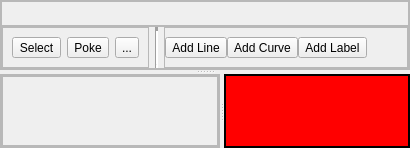
      <widget class="QWidget" name="stylePage">
       <property name="variant" stdset="0">
        <string>page</string>
       </property>
       <attribute name="title">
        <string>Style</string>
       </attribute>
       <layout class="QHBoxLayout" name="horizontalLayout_25">
        <property name="spacing">
         <number>0</number>
        </property>
        <property name="leftMargin">
         <number>0</number>
        </property>
        <property name="topMargin">
         <number>0</number>
        </property>
        <property name="rightMargin">
         <number>0</number>
        </property>
        <property name="bottomMargin">
         <number>0</number>
        </property>
        <item>
         <widget class="QSplitter" name="splitter_5">
          <property name="orientation">
           <enum>Qt::Orientation::Vertical</enum>
          </property>
          <widget class="QFrame" name="frame_15">
           <property name="sizePolicy">
            <sizepolicy hsizetype="Expanding" vsizetype="Minimum">
             <horstretch>0</horstretch>
             <verstretch>0</verstretch>
            </sizepolicy>
           </property>
           <property name="minimumSize">
            <size>
             <width>0</width>
             <height>70</height>
            </size>
           </property>
           <property name="frameShape">
            <enum>QFrame::Shape::StyledPanel</enum>
           </property>
           <property name="frameShadow">
            <enum>QFrame::Shadow::Raised</enum>
           </property>
           <layout class="QVBoxLayout" name="verticalLayout_20">
            <property name="spacing">
             <number>0</number>
            </property>
            <property name="leftMargin">
             <number>0</number>
            </property>
            <property name="topMargin">
             <number>0</number>
            </property>
            <property name="rightMargin">
             <number>0</number>
            </property>
            <property name="bottomMargin">
             <number>0</number>
            </property>
            <item>
             <widget class="QFrame" name="frame_16">
              <property name="frameShape">
               <enum>QFrame::Shape::StyledPanel</enum>
              </property>
              <property name="frameShadow">
               <enum>QFrame::Shadow::Raised</enum>
              </property>
             </widget>
            </item>
            <item>
             <widget class="QFrame" name="toolbar_7">
              <property name="frameShape">
               <enum>QFrame::Shape::StyledPanel</enum>
              </property>
              <property name="frameShadow">
               <enum>QFrame::Shadow::Raised</enum>
              </property>
              <layout class="QHBoxLayout" name="horizontalLayout_19" stretch="0,0,1">
               <property name="spacing">
                <number>6</number>
               </property>
               <property name="leftMargin">
                <number>0</number>
               </property>
               <property name="topMargin">
                <number>0</number>
               </property>
               <property name="rightMargin">
                <number>0</number>
               </property>
               <property name="bottomMargin">
                <number>0</number>
               </property>
               <item>
                <widget class="QFrame" name="toolbar_8">
                 <property name="frameShape">
                  <enum>QFrame::Shape::StyledPanel</enum>
                 </property>
                 <property name="frameShadow">
                  <enum>QFrame::Shadow::Raised</enum>
                 </property>
                 <layout class="QHBoxLayout" name="horizontalLayout_21">
                  <item>
                   <widget class="QToolButton" name="selectTool_3">
                    <property name="text">
                     <string>Select</string>
                    </property>
                    <property name="variant" stdset="0">
                     <string>create</string>
                    </property>
                   </widget>
                  </item>
                  <item>
                   <widget class="QToolButton" name="pokeTool_3">
                    <property name="text">
                     <string>Poke</string>
                    </property>
                    <property name="variant" stdset="0">
                     <string>create</string>
                    </property>
                   </widget>
                  </item>
                  <item>
                   <widget class="QToolButton" name="toolButton_3">
                    <property name="text">
                     <string>...</string>
                    </property>
                    <property name="variant" stdset="0">
                     <string>create</string>
                    </property>
                   </widget>
                  </item>
                 </layout>
                </widget>
               </item>
               <item>
                <widget class="Line" name="line_3">
                 <property name="lineWidth">
                  <number>4</number>
                 </property>
                 <property name="orientation">
                  <enum>Qt::Orientation::Vertical</enum>
                 </property>
                </widget>
               </item>
               <item>
                <widget class="QFrame" name="toolbar_9">
                 <property name="frameShape">
                  <enum>QFrame::Shape::StyledPanel</enum>
                 </property>
                 <property name="frameShadow">
                  <enum>QFrame::Shadow::Raised</enum>
                 </property>
                 <layout class="QHBoxLayout" name="horizontalLayout_22">
                  <property name="spacing">
                   <number>0</number>
                  </property>
                  <property name="leftMargin">
                   <number>0</number>
                  </property>
                  <property name="topMargin">
                   <number>0</number>
                  </property>
                  <property name="rightMargin">
                   <number>0</number>
                  </property>
                  <property name="bottomMargin">
                   <number>0</number>
                  </property>
                  <item>
                   <widget class="QToolButton" name="AddLineButton">
                    <property name="text">
                     <string>Add Line</string>
                    </property>
                    <property name="checkable">
                     <bool>true</bool>
                    </property>
                    <property name="variant" stdset="0">
                     <string>create</string>
                    </property>
                   </widget>
                  </item>
                  <item>
                   <widget class="QToolButton" name="AddCurveButton">
                    <property name="text">
                     <string>Add Curve</string>
                    </property>
                    <property name="checkable">
                     <bool>true</bool>
                    </property>
                    <property name="checked">
                     <bool>false</bool>
                    </property>
                    <property name="variant" stdset="0">
                     <string>create</string>
                    </property>
                   </widget>
                  </item>
                  <item>
                   <widget class="QToolButton" name="AddLabelButton">
                    <property name="text">
                     <string>Add Label</string>
                    </property>
                    <property name="checkable">
                     <bool>true</bool>
                    </property>
                    <property name="variant" stdset="0">
                     <string>create</string>
                    </property>
                   </widget>
                  </item>
                  <item>
                   <spacer name="horizontalSpacer_3">
                    <property name="orientation">
                     <enum>Qt::Orientation::Horizontal</enum>
                    </property>
                    <property name="sizeHint" stdset="0">
                     <size>
                      <width>40</width>
                      <height>20</height>
                     </size>
                    </property>
                   </spacer>
                  </item>
                 </layout>
                </widget>
               </item>
              </layout>
             </widget>
            </item>
           </layout>
          </widget>
          <widget class="QWidget" name="widget_3" native="true">
           <property name="sizePolicy">
            <sizepolicy hsizetype="Preferred" vsizetype="Preferred">
             <horstretch>0</horstretch>
             <verstretch>1</verstretch>
            </sizepolicy>
           </property>
           <layout class="QHBoxLayout" name="horizontalLayout_23">
            <property name="spacing">
             <number>0</number>
            </property>
            <property name="leftMargin">
             <number>0</number>
            </property>
            <property name="topMargin">
             <number>0</number>
            </property>
            <property name="rightMargin">
             <number>0</number>
            </property>
            <property name="bottomMargin">
             <number>0</number>
            </property>
            <item>
             <widget class="QSplitter" name="splitter_6">
              <property name="sizePolicy">
               <sizepolicy hsizetype="Expanding" vsizetype="Preferred">
                <horstretch>0</horstretch>
                <verstretch>1</verstretch>
               </sizepolicy>
              </property>
              <property name="lineWidth">
               <number>0</number>
              </property>
              <property name="orientation">
               <enum>Qt::Orientation::Horizontal</enum>
              </property>
              <property name="childrenCollapsible">
               <bool>false</bool>
              </property>
              <widget class="QFrame" name="propertySideMenu_3">
               <property name="sizePolicy">
                <sizepolicy hsizetype="Preferred" vsizetype="Minimum">
                 <horstretch>0</horstretch>
                 <verstretch>1</verstretch>
                </sizepolicy>
               </property>
               <property name="minimumSize">
                <size>
                 <width>220</width>
                 <height>0</height>
                </size>
               </property>
               <property name="frameShape">
                <enum>QFrame::Shape::StyledPanel</enum>
               </property>
               <property name="frameShadow">
                <enum>QFrame::Shadow::Raised</enum>
               </property>
               <layout class="QVBoxLayout" name="verticalLayout_21" stretch="1,0">
                <property name="spacing">
                 <number>0</number>
                </property>
                <property name="leftMargin">
                 <number>0</number>
                </property>
                <property name="topMargin">
                 <number>0</number>
                </property>
                <property name="rightMargin">
                 <number>0</number>
                </property>
                <property name="bottomMargin">
                 <number>0</number>
                </property>
                <item>
                 <widget class="QFrame" name="frame_17">
                  <property name="sizePolicy">
                   <sizepolicy hsizetype="Preferred" vsizetype="Expanding">
                    <horstretch>0</horstretch>
                    <verstretch>0</verstretch>
                   </sizepolicy>
                  </property>
                  <property name="frameShape">
                   <enum>QFrame::Shape::StyledPanel</enum>
                  </property>
                  <property name="frameShadow">
                   <enum>QFrame::Shadow::Raised</enum>
                  </property>
                  <layout class="QVBoxLayout" name="verticalLayout_22">
                   <property name="spacing">
                    <number>10</number>
                   </property>
                   <property name="leftMargin">
                    <number>0</number>
                   </property>
                   <property name="topMargin">
                    <number>0</number>
                   </property>
                   <property name="rightMargin">
                    <number>0</number>
                   </property>
                   <property name="bottomMargin">
                    <number>0</number>
                   </property>
                   <item>
                    <widget class="componentToolbox" name="StyleCircuitToolbox">
                     <property name="widgetResizable">
                      <bool>true</bool>
                     </property>
                     <widget class="QWidget" name="StyleCircuitToolboxScrollArea">
                      <property name="geometry">
                       <rect>
                        <x>0</x>
                        <y>0</y>
                        <width>214</width>
                        <height>423</height>
                       </rect>
                      </property>
                     </widget>
                    </widget>
                   </item>
                  </layout>
                 </widget>
                </item>
                <item>
                 <widget class="QFrame" name="propertyHolder_3">
                  <property name="sizePolicy">
                   <sizepolicy hsizetype="Preferred" vsizetype="MinimumExpanding">
                    <horstretch>0</horstretch>
                    <verstretch>0</verstretch>
                   </sizepolicy>
                  </property>
                  <property name="frameShape">
                   <enum>QFrame::Shape::StyledPanel</enum>
                  </property>
                  <property name="frameShadow">
                   <enum>QFrame::Shadow::Raised</enum>
                  </property>
                 </widget>
                </item>
               </layout>
              </widget>
              <widget class="QFrame" name="frame_18">
               <property name="sizePolicy">
                <sizepolicy hsizetype="Preferred" vsizetype="Preferred">
                 <horstretch>1</horstretch>
                 <verstretch>1</verstretch>
                </sizepolicy>
               </property>
               <property name="styleSheet">
                <string notr="true">QFrame {background: rgb(255, 0, 0)}</string>
               </property>
               <property name="frameShape">
                <enum>QFrame::Shape::VLine</enum>
               </property>
               <property name="frameShadow">
                <enum>QFrame::Shadow::Raised</enum>
               </property>
               <property name="lineWidth">
                <number>0</number>
               </property>
               <layout class="QHBoxLayout" name="horizontalLayout_24">
                <property name="spacing">
                 <number>0</number>
                </property>
                <property name="leftMargin">
                 <number>0</number>
                </property>
                <property name="topMargin">
                 <number>0</number>
                </property>
                <property name="rightMargin">
                 <number>0</number>
                </property>
                <property name="bottomMargin">
                 <number>0</number>
                </property>
                <item>
                 <widget class="CircuitStyleWorkspace" name="StyleCircuitWorkspace">
                  <property name="sizePolicy">
                   <sizepolicy hsizetype="Expanding" vsizetype="Expanding">
                    <horstretch>1</horstretch>
                    <verstretch>1</verstretch>
                   </sizepolicy>
                  </property>
                  <property name="frameShape">
                   <enum>QFrame::Shape::WinPanel</enum>
                  </property>
                  <property name="frameShadow">
                   <enum>QFrame::Shadow::Plain</enum>
                  </property>
                  <property name="lineWidth">
                   <number>0</number>
                  </property>
                  <property name="alignment">
                   <set>Qt::AlignmentFlag::AlignLeading|Qt::AlignmentFlag::AlignLeft|Qt::AlignmentFlag::AlignTop</set>
                  </property>
                  <property name="dragMode">
                   <enum>QGraphicsView::DragMode::NoDrag</enum>
                  </property>
                 </widget>
                </item>
               </layout>
              </widget>
             </widget>
            </item>
           </layout>
          </widget>
         </widget>
        </item>
       </layout>
      </widget>
